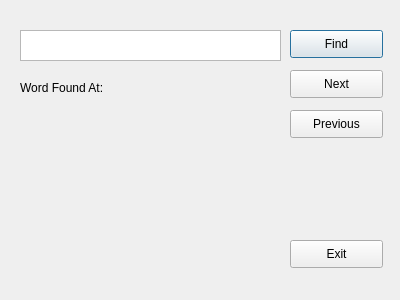
<?xml version="1.0" encoding="UTF-8"?>
<ui version="4.0">
 <class>FindWordWindow</class>
 <widget class="QDialog" name="FindWordWindow">
  <property name="geometry">
   <rect>
    <x>0</x>
    <y>0</y>
    <width>400</width>
    <height>300</height>
   </rect>
  </property>
  <property name="windowTitle">
   <string>Dialog</string>
  </property>
  <widget class="QPlainTextEdit" name="wordToFind">
   <property name="geometry">
    <rect>
     <x>20</x>
     <y>30</y>
     <width>261</width>
     <height>31</height>
    </rect>
   </property>
   <property name="plainText">
    <string/>
   </property>
  </widget>
  <widget class="QPushButton" name="findWordButton">
   <property name="geometry">
    <rect>
     <x>290</x>
     <y>30</y>
     <width>93</width>
     <height>28</height>
    </rect>
   </property>
   <property name="text">
    <string>Find</string>
   </property>
  </widget>
  <widget class="QLabel" name="label">
   <property name="geometry">
    <rect>
     <x>20</x>
     <y>80</y>
     <width>101</width>
     <height>16</height>
    </rect>
   </property>
   <property name="text">
    <string>Word Found At: </string>
   </property>
  </widget>
  <widget class="QLabel" name="wordPosLabel">
   <property name="geometry">
    <rect>
     <x>120</x>
     <y>80</y>
     <width>271</width>
     <height>16</height>
    </rect>
   </property>
   <property name="text">
    <string/>
   </property>
  </widget>
  <widget class="QPushButton" name="exitButton">
   <property name="geometry">
    <rect>
     <x>290</x>
     <y>240</y>
     <width>93</width>
     <height>28</height>
    </rect>
   </property>
   <property name="text">
    <string>Exit</string>
   </property>
  </widget>
  <widget class="QPushButton" name="nextButton">
   <property name="geometry">
    <rect>
     <x>290</x>
     <y>70</y>
     <width>93</width>
     <height>28</height>
    </rect>
   </property>
   <property name="text">
    <string>Next</string>
   </property>
  </widget>
  <widget class="QPushButton" name="previousButton">
   <property name="geometry">
    <rect>
     <x>290</x>
     <y>110</y>
     <width>93</width>
     <height>28</height>
    </rect>
   </property>
   <property name="text">
    <string>Previous</string>
   </property>
  </widget>
 </widget>
 <resources/>
 <connections>
  <connection>
   <sender>findWordButton</sender>
   <signal>released()</signal>
   <receiver>label</receiver>
   <slot>update()</slot>
   <hints>
    <hint type="sourcelabel">
     <x>330</x>
     <y>33</y>
    </hint>
    <hint type="destinationlabel">
     <x>101</x>
     <y>93</y>
    </hint>
   </hints>
  </connection>
 </connections>
</ui>
